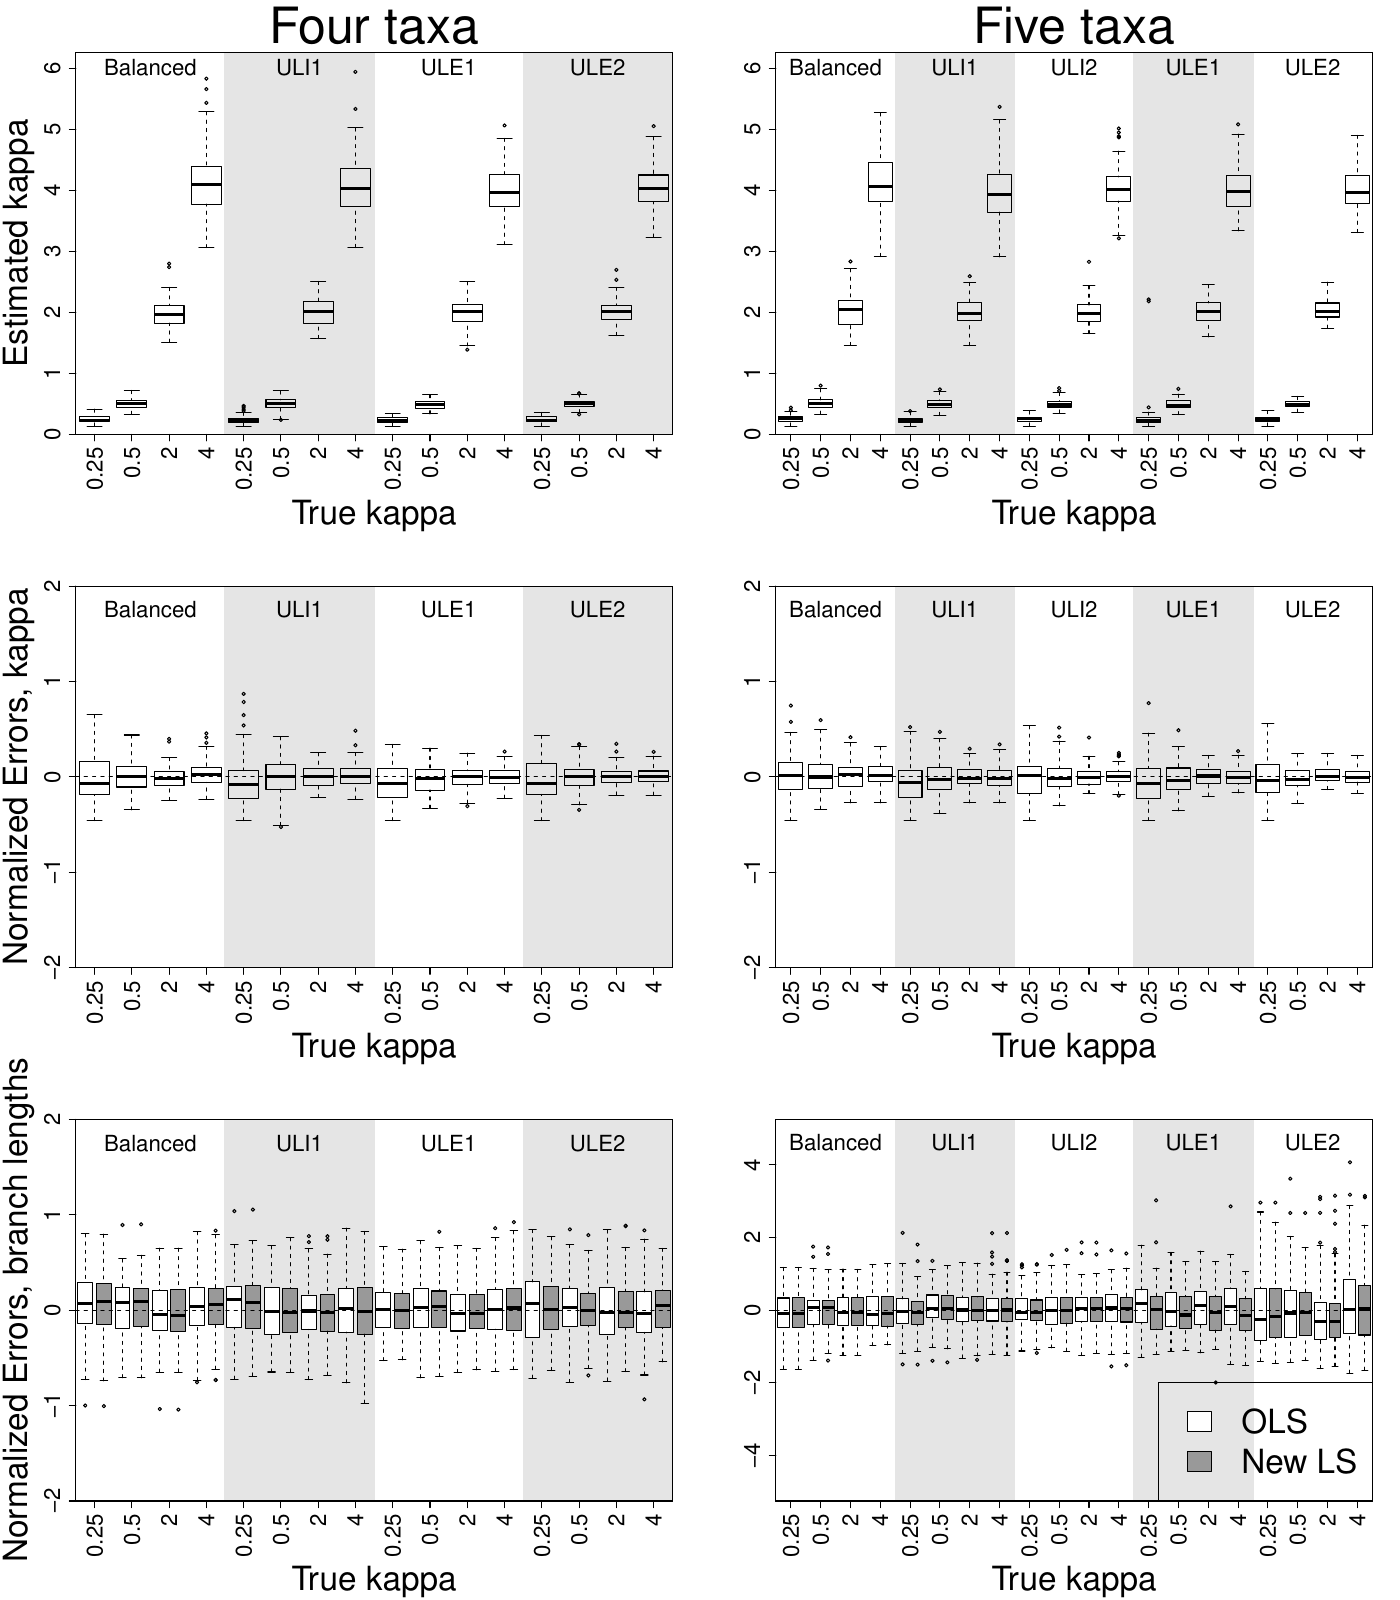

Reproduce this figure in R.
library(ape)
library(here)


# Load 4 taxa data
load(here("analysis", "Fig_kappa_4taxa_6272022.RData"))
tmp4 <- boxplot(cbind(kappa.est[,,1], kappa.est[,,4], kappa.est[,,2], kappa.est[,,3]), plot=F)

k.norm.err4 <- array(NA,c(reps, length(kappa), length(scen)))

for(l in 1:length(scen)){
  for(k in 1:length(kappa)){
    k.norm.err4[,k,l] <- (kappa.est[,k,l] - kappa[k])/kappa[k]
  }
}

tmp4.err <- boxplot(cbind(k.norm.err4[,,1], k.norm.err4[,,4], k.norm.err4[,,2], k.norm.err4[,,3]), plot=F)

# branch length errors
all.sum.err4 <- matrix(NA, nrow=reps, ncol=(2*length(kappa)*length(scen)))

for(i in 1:reps){
  m <- 1
  for(l in c(1,4,2,3)){  # due to ULI coming last
    tree.file<-paste(paste("sim_phylo4-",scen[l],sep=""),".tree",sep="")
    my.tree<-unroot(read.tree(here("analysis", "tree_files", tree.file)))
    for(k in 1:length(kappa)){
      all.sum.err4[i,m] <- sum((reg.brlen[i, , k, l] - my.tree$edge.length)/my.tree$edge.length)
      m <- m+1
      all.sum.err4[i,m] <- sum((new.brlen[i, , k, l] - my.tree$edge.length)/my.tree$edge.length)
      m <- m+1
    }
  }
}



tmp4.br <- boxplot(all.sum.err4, plot=F)

# Load 5 taxa data
load(here("analysis", "Fig_kappa_5taxa_6272022.RData"))
tmp5 <- boxplot(cbind(kappa.est[,,1], kappa.est[,,2], kappa.est[,,3], kappa.est[,,4], kappa.est[,,5]), plot=F)

k.norm.err5 <- array(NA,c(reps, length(kappa), length(scen)))

for(l in 1:length(scen)){
  for(k in 1:length(kappa)){
    k.norm.err5[,k,l] <- (kappa.est[,k,l] - kappa[k])/kappa[k]
  }
}

tmp5.err <- boxplot(cbind(k.norm.err5[,,1], k.norm.err5[,,2], k.norm.err5[,,3], k.norm.err5[,,4], k.norm.err5[,,5]), plot=F)

# branch length errors
all.sum.err5 <- matrix(NA, nrow=reps, ncol=(2*length(kappa)*length(scen)))

for(i in 1:reps){
  m <- 1
  for(l in 1:length(scen)){
    tree.file<-paste(paste("sim_phylo5-",scen[l],sep=""),".tree",sep="")
    my.tree<-unroot(read.tree(here("analysis", "tree_files", tree.file)))
    for(k in 1:length(kappa)){
      all.sum.err5[i,m] <- sum((reg.brlen[i, , k, l] - my.tree$edge.length)/my.tree$edge.length)
      m <- m+1
      all.sum.err5[i,m] <- sum((new.brlen[i, , k, l] - my.tree$edge.length)/my.tree$edge.length)
      m <- m+1
    }
  }
}

tmp5.br <- boxplot(all.sum.err5, plot=F)

# start figure
pdf(here("analysis", "Fig_kappa.pdf"), width=14, height=16)
par(mfrow=c(3,2), mar=c(7.5,5.75,4,2.1))


# kappa straight up
plot.new()
plot.window(xlim=c(0.5,16.5),ylim=c(0,6.25),xaxs="i",yaxs="i")
rect(4.5,-1,8.5,6.25,border="gray90",col="gray90")
rect(12.5,-1,16.5,6.25,border="gray90",col="gray90")
bxp(tmp4, add=T, xaxt="n", cex.axis=2)
text(2.5, 6, "Balanced", cex=2)
text(6.5, 6, "ULI1", cex=2)
text(10.5, 6, "ULE1", cex=2)
text(14.5, 6, "ULE2", cex=2)
axis(1,line=0,at=1:16,rep(kappa, 4), cex.axis=2, las=2)
mtext("Four taxa",side=3,line=0.5, cex=3)
mtext("True kappa", side=1, line=6, cex=2)
mtext("Estimated kappa", side=2, line=3.5, cex=2)
box()

plot.new()
plot.window(xlim=c(0.5,20.5),ylim=c(0,6.25),xaxs="i",yaxs="i")
rect(4.5,-1,8.5,6.25,border="gray90",col="gray90")
rect(12.5,-1,16.5,6.25,border="gray90",col="gray90")
bxp(tmp5, add=T, xaxt="n", cex.axis=2)
text(2.5, 6, "Balanced", cex=2)
text(6.5, 6, "ULI1", cex=2)
text(10.5, 6, "ULI2", cex=2)
text(14.5, 6, "ULE1", cex=2)
text(18.5, 6, "ULE2", cex=2)
axis(1,line=0,at=1:20,rep(kappa, 5), cex.axis=2, las=2)
mtext("Five taxa",side=3,line=0.5, cex=3)
mtext("True kappa", side=1, line=6, cex=2)
box()


# kappa normalized
plot.new()
plot.window(xlim=c(0.5,16.5),ylim=c(-2,2),xaxs="i",yaxs="i")
rect(4.5,-3,8.5,3,border="gray90",col="gray90")
rect(12.5,-3,16.5,3,border="gray90",col="gray90")
bxp(tmp4.err, add=T, xaxt="n", cex.axis=2)
abline(h=0, lty=2)
text(2.5, 1.75, "Balanced", cex=2)
text(6.5, 1.75, "ULI1", cex=2)
text(10.5, 1.75, "ULE1", cex=2)
text(14.5, 1.75, "ULE2", cex=2)
axis(1,line=0,at=1:16,rep(kappa, 4), cex.axis=2, las=2)
mtext("True kappa", side=1, line=6, cex=2)
mtext("Normalized Errors, kappa", side=2, line=3.5, cex=2)
box()

plot.new()
plot.window(xlim=c(0.5,20.5),ylim=c(-2,2),xaxs="i",yaxs="i")
rect(4.5,-3,8.5,3,border="gray90",col="gray90")
rect(12.5,-3,16.5,3,border="gray90",col="gray90")
bxp(tmp5.err, add=T, xaxt="n", cex.axis=2)
abline(h=0, lty=2)
text(2.5, 1.75, "Balanced", cex=2)
text(6.5, 1.75, "ULI1", cex=2)
text(10.5, 1.75, "ULI2", cex=2)
text(14.5, 1.75, "ULE1", cex=2)
text(18.5, 1.75, "ULE2", cex=2)
axis(1,line=0,at=1:20,rep(kappa, 5), cex.axis=2, las=2)
mtext("True kappa", side=1, line=6, cex=2)
box()


# sum of normalized branch lengths
plot.new()
plot.window(xlim=c(0.5,32.5),ylim=c(-2,2),xaxs="i",yaxs="i")
rect(8.5,-3,16.5,3,border="gray90",col="gray90")
rect(24.5,-3,32.5,3,border="gray90",col="gray90")
boxplot(all.sum.err4,xaxt="n",col=rep(c("white","gray60"),16),add=T, cex.axis=2)
abline(h=0, lty=2)
text(4.5, 1.75, "Balanced", cex=2)
text(12.5, 1.75, "ULI1", cex=2)
text(20.5, 1.75, "ULE1", cex=2)
text(28.5, 1.75, "ULE2", cex=2)
axis(1,line=0,at=seq(1.5, 31.5, by=2),rep(kappa, 4), cex.axis=2, las=2)
mtext("True kappa", side=1, line=6, cex=2)
mtext("Normalized Errors, branch lengths", side=2, line=3.5, cex=2)
box()

plot.new()
plot.window(xlim=c(0.5,40.5),ylim=c(-5.25,5.25),xaxs="i",yaxs="i")
rect(8.5,-5.25,16.5,5.25,border="gray90",col="gray90")
rect(24.5,-5.25,32.5,5.25,border="gray90",col="gray90")
boxplot(all.sum.err5,xaxt="n",col=rep(c("white","gray60"),20),add=T, cex.axis=2)
abline(h=0, lty=2)
text(4.5, 4.6, "Balanced", cex=2)
text(12.5, 4.6, "ULI1", cex=2)
text(20.5, 4.6, "ULI2", cex=2)
text(28.5, 4.6, "ULE1", cex=2)
text(36.5, 4.6, "ULE2", cex=2)
axis(1,line=0,at=seq(1.5, 40.5, by=2),rep(kappa, 5), cex.axis=2, las=2)
mtext("True kappa", side=1, line=6, cex=2)
# legend("bottomright",fill=c("white","gray60"),c(expression(L[1]),expression(L[2])), cex=3)
legend("bottomright",fill=c("white","gray60"),c("OLS","New LS"), cex=3)
#text(38.5, -3.1, "L", vfont=c("script","bold"), cex=3)
#text(38.5, -4.2, "L", vfont=c("script","bold"), cex=3)
#text(39.5, -3.3, "1", cex=1.6)
#text(39.5, -4.4, "2", cex=1.6)
box()


dev.off()


